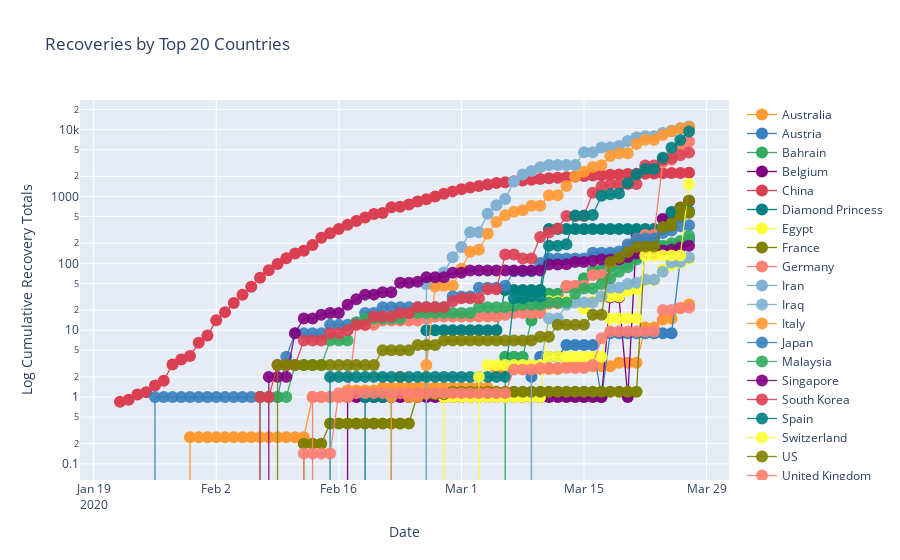

The notebook cell saved with this chart:
### Code cell
most_recent = df[df['date'] == df['date'].max()]
###get the countries with the top number of recoveries
top_20_recovered = most_recent.groupby('country')['recovered'].sum().sort_values(ascending = False).head(20).keys()
top_20 = df[df['country'].isin(top_20_recovered)]

top_20.pivot_table(columns = 'country',
               values = 'recovered',
               index = 'date').iplot(mode = 'lines+markers',
                                             layout = dict(
                                             xaxis = dict(title = 'Date'),
                                             yaxis = dict(type= 'log',title = 'Log Cumulative Recovery Totals'),
                                             title = 'Recoveries by Top 20 Countries'))
